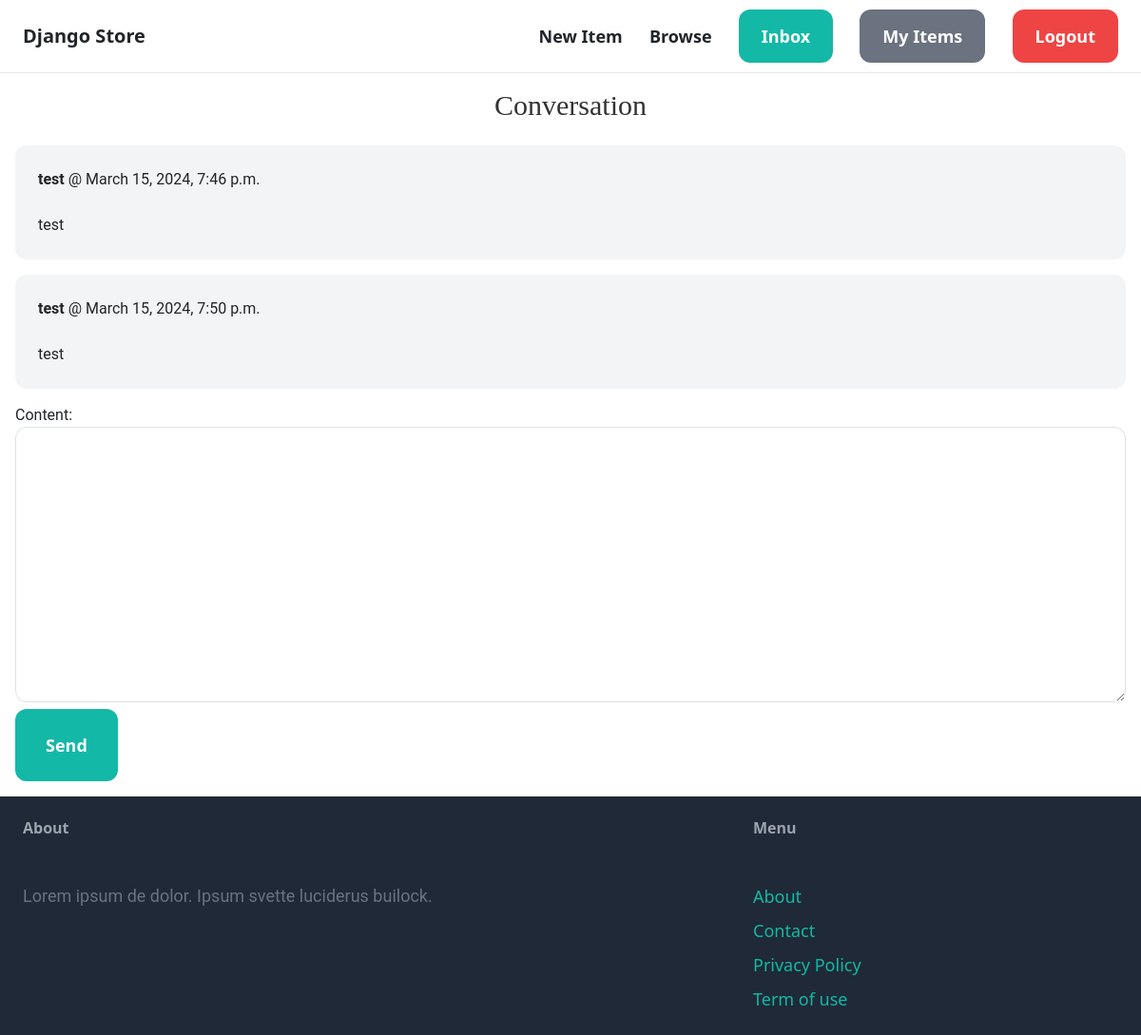
The app's page /inbox/7/ (signed in) with its own data.
### conversation/models.py (models this page shows)
class ConversationMessage(models.Model):
    conversation = models.ForeignKey(Conversation, related_name='messages', on_delete=models.CASCADE)
    content = models.TextField()
    created_at = models.DateTimeField(auto_now_add=True)
    created_by = models.ForeignKey(User, related_name='created_messages', on_delete=models.CASCADE)

### conversation/views.py (the view)
# urls.py: path('<int:pk>/', views.detail, name='detail')
@login_required
def detail(request, pk):
    conversation = Conversation.objects.filter(members__in=[request.user.id]).get(pk=pk)
    if request.method == "POST":
        form = ConversationMessageForm(request.POST)
        if form.is_valid():
            conversationMessage = form.save(commit=False)
            conversationMessage.conversation = conversation
            conversationMessage.created_by = request.user
            conversationMessage.save()
            conversation.save()
            return redirect('conversation:detail', pk=pk)
    else:
        form = ConversationMessageForm()
    return render(request, 'conversation/detail.html', {
        'conversation': conversation,
        'form': form
    })

### conversation/forms.py
class ConversationMessageForm(forms.ModelForm):
    class Meta:
        model = ConversationMessage
        fields = ('content',)
        widgets = {
            'content': forms.Textarea(attrs={
                'class': 'w-full py-4 px-6 rounded-xl border'
            })
        }

### conversation/templates/conversation/detail.html (shortened to what this page needs)
{% extends 'core/base.html' %}
{% block content %}
    <h1 class="mb-6 text-3xl">Conversation</h1>
    {% for message in conversation.messages.all %}
    <div class="{% if message.created_by == request.user %} bg-blue-100 {% else %} bg-gray-100 {% endif %} p-6 bg-gray-100 rounded-xl mb-3">
        <p class="mb-4"><strong>{{ message.created_by.username}}</strong> @ {{message.created_at}}</p>
        <p>{{message.content}}</p>
    </div>
    {% endfor %}
    <form method="post" action=".">
        {{ form.as_p }}
        <button class="py-4 px-8 text-lg bg-teal-500 hover:bg-teal-700 rounded-xl text-white font-semibold">Send</button>
    </form>
{% endblock %}

### core/templates/core/base.html (style rules this page uses)
h1 { font-size: 40px; font-family: Robto; font-weight: normal; color: rgb(50, 50, 50 ); text-align: center; }
p { font-family: Roboto; color: (80,80,80); }

### records on screen
ConversationMessage: created_by.username "test", created_at "March 15, 2024, 7:46 p.m.", content "test"
ConversationMessage: created_by.username "test", created_at "March 15, 2024, 7:50 p.m.", content "test"
